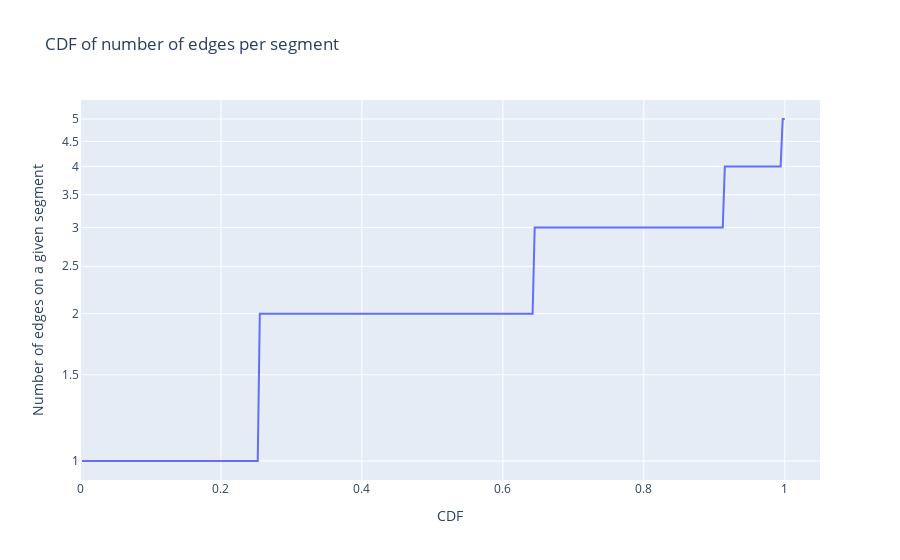

The cell this chart's notebook holds for it:
### Code cell
fig = go.Figure()
for dmax in df['DMAX'].unique():
    dfB = df[df['DMAX'] == dmax].sort_values(by=['|s|'])
    y, PDB, SID = dfB['|s|'], dfB['PDB'], dfB['sid']
    x = np.arange(1, len(y)+1) / len(y)    
    fig.add_trace(go.Scatter(x=x, y=y, name=f'dmax={dmax}'))
    # add pdb to the hover text
    fig.data[-1].text = [f'{pdb}, sid:{sid}' for pdb, sid in zip(PDB, SID)]
# Overlay both histograms
fig.update_layout(barmode='overlay')
# xlim
fig.update_xaxes(range=[0, 1.05])
# set title
fig.update_layout(title_text='CDF of number of edges per segment')
# set x-axis title
fig.update_xaxes(title_text='CDF')
# set y-axis title
fig.update_yaxes(title_text='Number of edges on a given segment', type="log")
fig.show()

### Figure 1 — Plotly figure (JSON) as saved in the notebook; plotly's stock layout.template omitted (floating-point values rounded to 4 significant figures; data arrays with more than 128 entries replaced by an {"elided": "..."} marker saying what was removed)
{"data": [{"name": "dmax=5", "text": {"elided": "341 str values"}, "type": "scatter", "x": {"elided": "341 float values"}, "y": {"elided": "341 int values"}}], "layout": {"barmode": "overlay", "title": {"text": "CDF of number of edges per segment"}, "xaxis": {"range": [0, 1.05], "title": {"text": "CDF"}}, "yaxis": {"title": {"text": "Number of edges on a given segment"}, "type": "log"}}}
